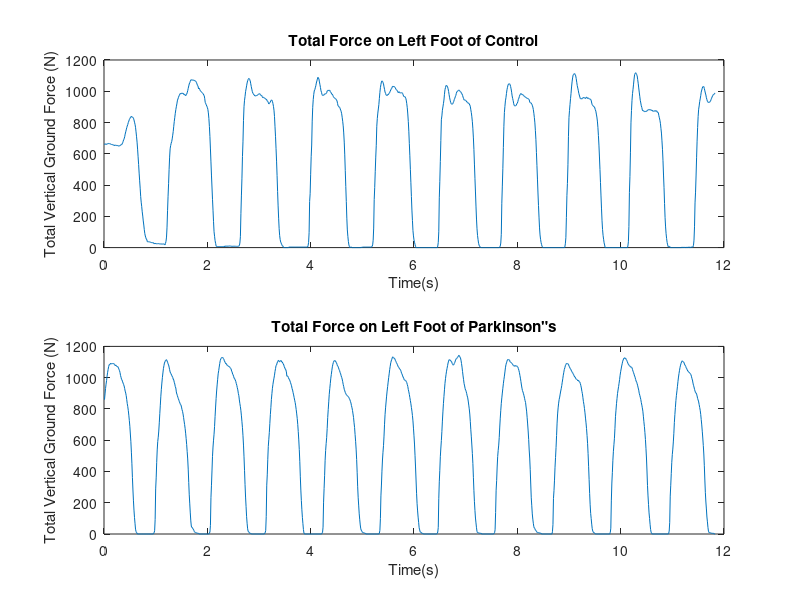
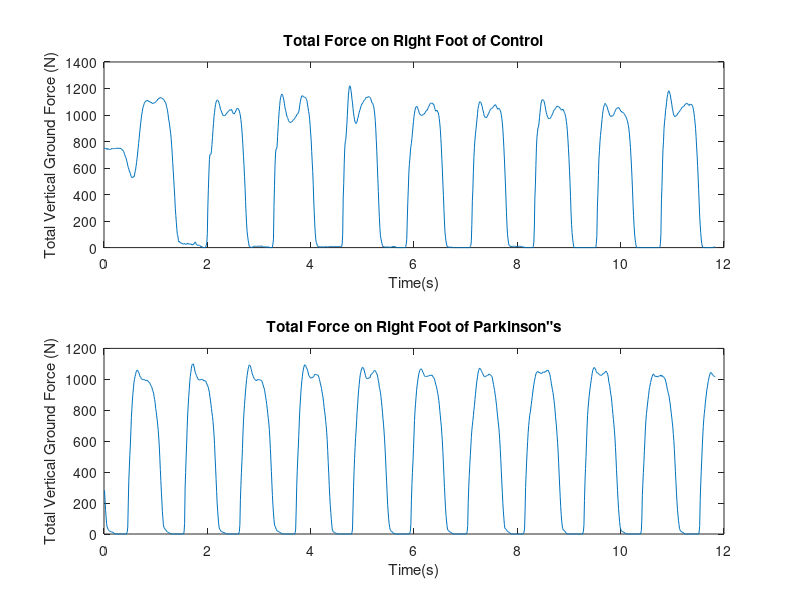
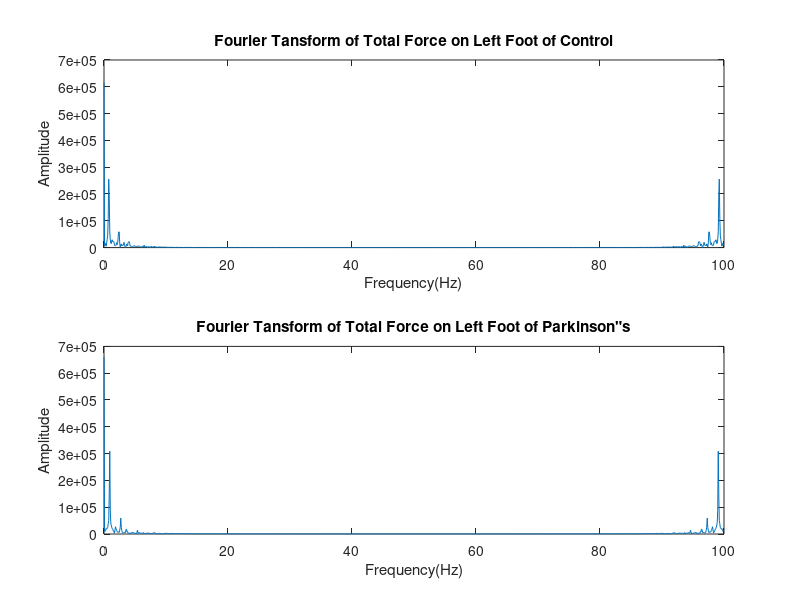
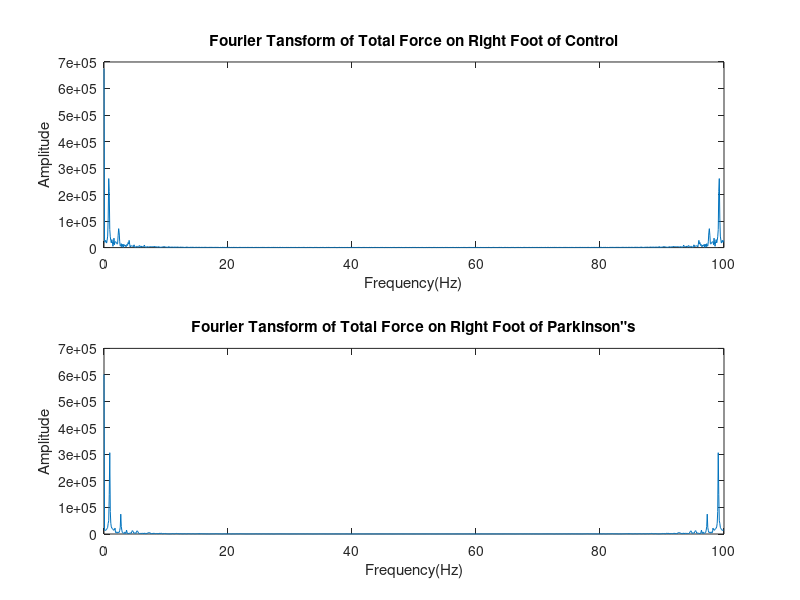

Recreate these plots in MATLAB, in order. (Note: this script raises an error after producing the figures.)
clc; clear; close all; 

%%
%%This section was run to visually inspect the dataset.
%%It plots the total force against the time points from 6 to 12 seconds.

datac=load ('GaCo01_01.txt');  %loads data from the selected file into datac variable (Controls)
timec=datac(1:1184,1);%selects data from the 1st column (time) and saves it to timec variable
forcecl=datac(1:1184,18); %selects data from the 18th column(total force on left foot) and saves it to forcecl variable
forcecr=datac(1:1184,19); %data from the 19th column (total force on right foot) and saves it to forcecr variable

datap=load('GaPt06_01.txt'); %loads data from the selected file into datap variable (Parkinsonâ€™s)
timep=datap(1:1184,1); %selects data from the 1st column (time) and saves it to timep variable
forcepl=datap(1:1184,18); %selects data from the 18th column and saves it to forcecl variable
forcepr=datap(1:1184,19); %data from the 19th column and saves it to forcepr variable

figure(1)  %defines the following as figure 1
subplot(211) %creates a 1x2 subplot and indexes position 1
plot(timec,forcecl) %plots forcecl vs. timec in first spot of subplot
xlabel('Time(s)'); %labeling axes and title for this line and next 2
ylabel('Total Vertical Ground Force (N)');
title ('Total Force on Left Foot of Control');
subplot(212) %indexes position 2 of subplot 
plot(timep,forcepl) %plots forcepl vs. timep in second spot of subplot
xlabel('Time(s)'); %labeling axes and title for this line and next 2
ylabel('Total Vertical Ground Force (N)');
title ('Total Force on Left Foot of Parkinson"s');

figure(2) %defines the following as figure 2
subplot(211) %creates a 1x2 subplot and indexes position 1
plot(timec,forcecr) %plots forcecr vs. timec in first spot of subplot
xlabel('Time(s)'); %labeling axes and title for this line and next 2
ylabel('Total Vertical Ground Force (N)');
title ('Total Force on Right Foot of Control');
subplot(212) %indexes position 2 of subplot 
plot(timep,forcepr) %plots forcepr vs. timep in second spot of subplot
xlabel('Time(s)'); %labeling axes and title for this line and next 2
ylabel('Total Vertical Ground Force (N)');
title ('Total Force on Right Foot of Parkinson"s') ;
%%

%This section creates a Fourier Transform of the data and generates plots for a 
%visual representation. Putting the data into the frequency domain allowed for better 
%inspection of differences between the Control and Parkinsonâ€™s groups. 
%This section was also done before our working code as a way for us to better visualize the data. 

fs=100; %defines sampling frequency (fs) as 100, which we got from the data set
N1=length(forcecl); %puts the length of forcecl into a variable N1 
f1=(0:N1-1)/N1*fs;%defines f1 as function of N1 and fs
fforcecl=abs(fft(forcecl)); %sets variable fforcecl equal to the absolute value of FT of forcecl

N2=length(forcepl); %sets N2 equal to length of forcepl
f2=(0:N2-1)/N2*fs; %defines f2 as function of N2 and fs
fforcepl=abs(fft(forcepl)); %sets variable fforcepl equal to the absolute value of FT of forcepl


N3=length(forcecr); %puts the length of forcecr into a variable N3 
N4=length(forcepr); %puts the length of forcepr into a variable N4
f3=(0:N3-1)/N3*fs; %defines f3 as function of N3 and fs
f4=(0:N4-1)/N4*fs; %defines f4 as function of N4 and fs
fforcecr=abs(fft(forcecr)); %sets variable fforcecr equal to the absolute value of FT of forcecr
fforcepr=abs(fft(forcepr)); %sets variable fforcepr equal to the absolute value of FT of forcepr


figure(3) %new figure made to plot FT value of forces for both the Parkinsonâ€™s and Controls on left foot
subplot(211) %creates a 1x2 subplot and indexes position 1
plot(f1,fforcecl) %plots fforcecr vs. f3 in first spot of subplot
xlabel('Frequency(Hz)'); %labeling axes and title for this line and next 2
ylabel('Amplitude');
title ('Fourier Tansform of Total Force on Left Foot of Control');
subplot(212) %indexes position 2 of subplot 
plot(f2, fforcepl) %plots fforcepl vs. f2  in second spot of subplot 
xlabel('Frequency(Hz)'); %labeling axes and title for this line and next 2
ylabel('Amplitude');
title ('Fourier Tansform of Total Force on Left Foot of Parkinson"s');

figure(4) % new figure made to plot FT values of forces for both Parkinsonâ€™s and Controls on right foot
subplot(211) %creates a 1x2 subplot and indexes position 1
plot(f3,fforcecr) %plots fforcecr vs. f3 in first spot of subplot
xlabel('Frequency(Hz)');
ylabel('Amplitude');
title ('Fourier Tansform of Total Force on Right Foot of Control');
subplot(212) %indexes position 2 of subplot 
plot(f4, fforcepr) %plots fforcepr vs. f4 in second spot of subplot
xlabel('Frequency(Hz)');
ylabel('Amplitude');
title ('Fourier Tansform of Total Force on Right Foot of Parkinson"s');

%%
%%This section consolidates all files from both the Control and Parkinsonâ€™s 
%files generated earlier into a single file called all_data, which can then 
%be used in Matlabâ€™s Classification Learner App to train and test our data with machine learning. 


all_data1 = []; %initializing empty matrix 
%Generates a dataset thats empty where weâ€™ll put the information in to use the classification learner application in MATLAB
files1 = dir('Control/*.txt'); %directs control data into a new vector files1
len1 = length(files1); %gets length of files1 vector
for k = 1:len1 %this loop runs through all the files in the control folder
    data1 = importdata(files1(k).name); %opening file in order to extract data 
    data1 = data1(602:1202,[1,end-1,end]); %extracting info regarding time point and total force on left and right foot
    temp1 = k*ones(length(data1),1); %numbering the patient at each time point 
    predict1=zeros(601,1); %labeling each patient at each time point as 0 for control
    data1 = [temp1 data1 predict1]; %organizing all extracted info into one matrix 
    all_data1 = [all_data1 ; data1]; %inserting info in empty matrix
end

all_data2 = []; %generates empty data set for Parkinsonâ€™s data
files2 = dir('Parkinsons/*.txt'); %directs Parkinsonâ€™s data into a new vector files2
len2 = length(files2); %gets length of files2 vector
for k = 1:len2 %this loop runs through all the files in the Parkinsons folder
    data2 = importdata(files2(k).name); %opening file in order to extract data
    data2 = data2(602:1202,[1,end-1,end]); %extracting info regarding time point and total force on left and right foot
    temp2 = k*ones(length(data2),1); %numbering the patient at each time point 
    predict2=ones(601,1); %labeling each patient at each time point as 1 for Parkinsons
    data2 = [temp2 data2 predict2]; %organizing all extracted info into one matrix
    all_data2 = [all_data2 ; data2]; %inserting info in empty matrix
end
all_data = [all_data1 ; all_data2]; %concatenates the two data files into one singular data file to be used in Classification Learner 
save('alldata.mat', 'all_data') %saves the new singular data file

% This for loop consolidates all the files for the testing folder 
% this .mat file will be used to run through training model

all_test = []; %generates empty data set for testing data
file = dir('Testing/*.txt'); %directs testing data into a new vector files2
len = length(file); %gets length of files2 vector
for k = 1:len %this loop runs through all the files in the testing folder
    data = importdata(files2(k).name); %opening file in order to extract data
    data = data(602:1202,[1,end-1,end]); %extracting info regarding time point and total force on left and right foot
    temp = k*ones(length(data),1); %numbering the patient at each time point
    data = [temp2 data]; %organizing all extracted info into one matrix
    all_test = [all_test ; data]; %inserting info in empty matrix
end
save('alldata.mat', 'all_test') %saves the new testing data file



%%
%This section creates the Confusion chart.
%The data is separated into either positive(1â€™s) or negatives(0â€™s)
% This is then compared to the actual files and the comparison is put into the confusion chart

load('models.mat', 'trainedModelfgsvm') % loads the training model created by the matlab classifier tool 
load('alltest.mat') % loads all the testing data 

pred = trainedModelfgsvm.predictFcn(all_test); %function to create actual labels by running testing data
%through the training model

%this section finds out whether each patient is control or parkinsons since the labels were for 
%each time point. This sections labels each patient as control or Parkinsons
num_patients = length(pred)/601; % finding number of patients, 601 is number of time points
pred_final = zeros(1,num_patients); %creating vector with zeros that is the same length as 
%number of patients that needed to be labeled 
for i = 1:num_patients %runs through number of patients 
    patient_avg = mean(pred((601*(i-1))+1:(601*i))); %finding the mean of the labled time points
    if patient_avg < 0.5  %if mean is less than .5 it is labeled as control patient 
        patient_avg = 0;
    else
        patient_avg = 1; %if mean is greater than .5 labeled as Parkinsons patient
    end
    pred_final(i) = patient_avg; %inserting value of control, 0, or parkinsons, 1, into predicted
    %labels matrix
end

%creating matrix of actual labels 
% Positive/False Data vectors (ones = positive, zeros = negative)
a = ones(1,13);
b = zeros(1,4);
c = ones(1,32);
d = zeros(1,4);
e = ones(1,8);
f = zeros(1,7);

actual_labels = [a b c d e f];

true_actual_idx = actual_labels==1;

%This finds the length of the true situations

actual_pos = length(actual_labels(true_actual_idx));
actual_neg = length(actual_labels(~true_actual_idx));
N=actual_pos+actual_neg;

%This section evaluated which data was labeled as a true positive, true negative, false positive, and false negative

tp = sum(actual_labels(true_actual_idx)==pred_final(true_actual_idx));
tn = sum(actual_labels(~true_actual_idx)==pred_final(~true_actual_idx));
fp = actual_neg - tn;
fn = actual_pos - tp;

%The following will calculate classification metrics
%accuracy, sensitivity, specificity, precision, recall, etc.

tp_rate=tp/actual_pos;
tn_rate=tn/actual_neg;

accuracy = (tp+tn)/N;
sensitivity = tp_rate;
specificity = tn_rate;
precision = tp/(tp+fp);
recall = sensitivity;

figure(5)
confusionchart(actual_labels, pred_final); %this creates the final confusion matrix



